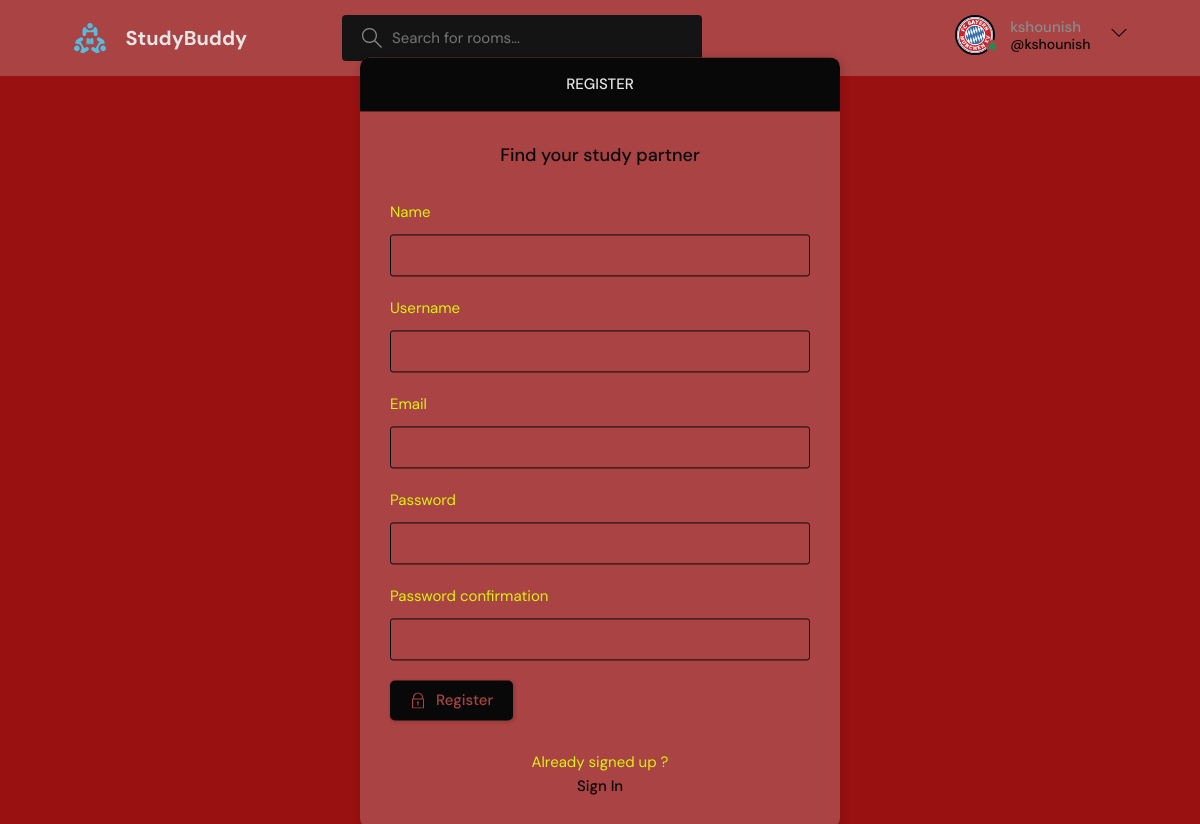
Page /register/ (signed in) on the committed database.
### base/models.py (models this page shows)
class User(AbstractUser):
    name=models.CharField(max_length=200,null=True)
    email=models.EmailField(unique=True,null=True)
    bio=models.TextField(null=True)
    avatar=models.ImageField(null=True,default="avatar.svg")
    USERNAME_FIELD='email'
    REQUIRED_FIELDS=[]

### base/views.py (the view, shortened to what this page needs)
# urls.py: path('register/',views.registeruser,name="register"),
def registeruser(request):
    page='register'
    form=MyUserCreationForm()
    context={'page':page,'form':form}
    return render(request,'base/login_register.html',context)

### base/forms.py
class MyUserCreationForm(UserCreationForm):
    class Meta:
        model=User
        fields=['name','username','email','password1','password2']

### base/templates/base/login_register.html (shortened to what this page needs)
{% extends 'main.html' %}
{% block content %}
    <main class="auth layout">
    {% if page == 'login' %}
       <div class="container">
        <div class="layout__box">
          <div class="layout__boxHeader">
            <div class="layout__boxTitle">
              <h3>Login</h3>
            </div>
          </div>
          <div class="layout__body">
            <h2 class="auth__tagline">Find your study partner</h2>
            <form class="form" action="" method='POST'>
            {% csrf_token %}
              <div class="form__group form__group">
                <label for="room_name">Email</label>
                <input id="username" name="email" type="text" placeholder="e.g. dennis_ivy" />
              </div>
              <div class="form__group">
                <label for="password">Password</label>
                <input
                  id="password"
                  name="password"
                  type="password"
                  placeholder="&bull;&bull;&bull;&bull;&bull;&bull;&bull;&bull;"
                />
              </div>
              <button class="btn btn--main" type="submit">
                <svg
                  version="1.1"
                  xmlns="http://www.w3.org/2000/svg"
                  width="32"
                  height="32"
                  viewBox="0 0 32 32"
                >
                  <title>lock</title>
                  <path
                    d="M27 12h-1v-2c0-5.514-4.486-10-10-10s-10 4.486-10 10v2h-1c-0.553 0-1 0.447-1 1v18c0 0.553 0.447 1 1 1h22c0.553 0 1-0.447 1-1v-18c0-0.553-0.447-1-1-1zM8 10c0-4.411 3.589-8 8-8s8 3.589 8 8v2h-16v-2zM26 30h-20v-16h20v16z"
                  ></path>
                  <path
                    d="M15 21.694v4.306h2v-4.306c0.587-0.348 1-0.961 1-1.694 0-1.105-0.895-2-2-2s-2 0.895-2 2c0 0.732 0.413 1.345 1 1.694z"
                  ></path>
                </svg>
                Login
              </button>
            </form>
            <div class="auth__action">
              <p>Haven't signed up yet?</p>
              <a href="{% url 'register' %}" class="btn btn--link">Sign Up</a>
            </div>
          </div>
        </div>
      </div>
      {% else %}
      <div class="container">
        <div class="layout__box">
          <div class="layout__boxHeader">
            <div class="layout__boxTitle">
              <h3>Register</h3>
            </div>
          </div>
          <div class="layout__body">
            <h2 class="auth__tagline">Find your study partner</h2>
            <form class="form" action="" method='POST'>
            {% for field in form %}
              <div class="form__group form__group">
                <label for="room_name">{{field.label}}</label>
                {{field}}
              </div>
            {% endfor %}
              <button class="btn btn--main" type="submit">
                Register
              </button>
            </form>
            <div class="auth__action">
              <p>Already signed up ?</p>
              <a href="{% url 'login' %}" class="btn btn--link">Sign In</a>
            </div>
          </div>
        </div>
      </div>
      {% endif %}
    </main>
{% endblock %}

### templates/navbar.html (shortened to what this page needs)
{% load static %}
    <header class="header header--loggedIn">
      <div class="container">
        <a href="{% url 'home' %}" class="header__logo">
          <img src="{% static 'images/logo.svg' %}" />
          <h1>StudyBuddy</h1>
        </a>
        <form class="header__search" action="{% url 'home' %}">
          <label>
            <input name="q" placeholder="Search for rooms..." />
          </label>
        </form>
        <nav class="header__menu">
        {% if request.user.is_authenticated %}
          <div class="header__user">
            <a href="{% url 'update-user' %}">
              <div class="avatar avatar--medium active">
                <img src="{{request.user.avatar.url}}" />
              </div>
              <p>{{request.user.username}} <span>@{{request.user.username}}</span></p>
            </a>
            <button class="dropdown-button">
              <svg version="1.1" xmlns="http://www.w3.org/2000/svg" width="32" height="32" viewBox="0 0 32 32">
                <title>chevron-down</title>
                <path d="M16 21l-13-13h-3l16 16 16-16h-3l-13 13z"></path>
              </svg>
            </button>
          </div>
          {% else %}
           <a href="{% url 'login' %}">
            <img src="{% static 'images/avatar.svg' %}" />
            <p>Login</p>
          </a>
          {% endif %}
        </nav>
      </div>
    </header>

### rows in the picture
User: user.avatar (picture), user.username "kshounish"

### other values in the picture
{{ field.label }} "Name" "Username" "Email" "Password" "Password confirmation"
